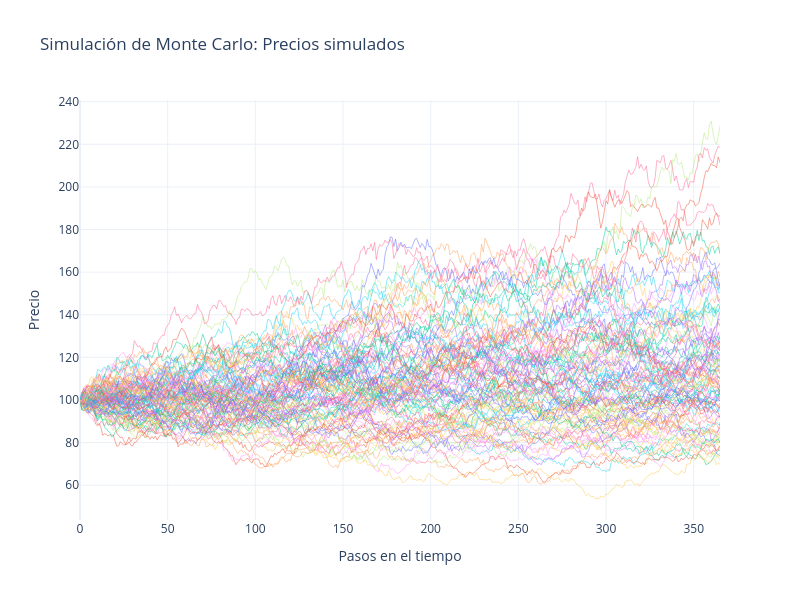

Notebook cell for this chart:
### Code cell
datos = simulated_prices

fig = go.Figure()

for i in range(int(n_simulaciones/100)):
	fig.add_trace(go.Scatter(
		x=np.arange(datos.shape[1]),
		y=datos[i],
		mode='lines',
		line=dict(width=0.5),
		name=f"Simulación {i+1}" if i < 10 else None,  # Nombrar solo las primeras 10 simulaciones
		#showlegend=i < 10  # Mostrar leyenda solo para las primeras 10
		showlegend=False
	))

# Configuración del gráfico
fig.update_layout(
	title="Simulación de Monte Carlo: Precios simulados",
	xaxis_title="Pasos en el tiempo",
	yaxis_title="Precio",
	template="plotly_white",
	legend=dict(title="Trayectorias", orientation="h", x=0.5, xanchor="center", y=-0.2),
	width=800, height=600
)

# Mostrar el gráfico
fig.show()

### Figure 1 — Plotly figure (JSON) as saved in the notebook; plotly's stock layout.template omitted (floating-point values rounded to 4 significant figures; data arrays with more than 128 entries replaced by an {"elided": "..."} marker saying what was removed)
{"data": [{"line": {"width": 0.5}, "mode": "lines", "name": "Simulación 1", "showlegend": false, "type": "scatter", "x": {"elided": "366 int values"}, "y": {"elided": "366 float values"}}, {"line": {"width": 0.5}, "mode": "lines", "name": "Simulación 2", "showlegend": false, "type": "scatter", "x": {"elided": "366 int values"}, "y": {"elided": "366 float values"}}, {"line": {"width": 0.5}, "mode": "lines", "name": "Simulación 3", "showlegend": false, "type": "scatter", "x": {"elided": "366 int values"}, "y": {"elided": "366 float values"}}, {"line": {"width": 0.5}, "mode": "lines", "name": "Simulación 4", "showlegend": false, "type": "scatter", "x": {"elided": "366 int values"}, "y": {"elided": "366 float values"}}, {"line": {"width": 0.5}, "mode": "lines", "name": "Simulación 5", "showlegend": false, "type": "scatter", "x": {"elided": "366 int values"}, "y": {"elided": "366 float values"}}, {"line": {"width": 0.5}, "mode": "lines", "name": "Simulación 6", "showlegend": false, "type": "scatter", "x": {"elided": "366 int values"}, "y": {"elided": "366 float values"}}, {"line": {"width": 0.5}, "mode": "lines", "name": "Simulación 7", "showlegend": false, "type": "scatter", "x": {"elided": "366 int values"}, "y": {"elided": "366 float values"}}, {"line": {"width": 0.5}, "mode": "lines", "name": "Simulación 8", "showlegend": false, "type": "scatter", "x": {"elided": "366 int values"}, "y": {"elided": "366 float values"}}, {"line": {"width": 0.5}, "mode": "lines", "name": "Simulación 9", "showlegend": false, "type": "scatter", "x": {"elided": "366 int values"}, "y": {"elided": "366 float values"}}, {"line": {"width": 0.5}, "mode": "lines", "name": "Simulación 10", "showlegend": false, "type": "scatter", "x": {"elided": "366 int values"}, "y": {"elided": "366 float values"}}, {"line": {"width": 0.5}, "mode": "lines", "showlegend": false, "type": "scatter", "x": {"elided": "366 int values"}, "y": {"elided": "366 float values"}}, {"line": {"width": 0.5}, "mode": "lines", "showlegend": false, "type": "scatter", "x": {"elided": "366 int values"}, "y": {"elided": "366 float values"}}, {"line": {"width": 0.5}, "mode": "lines", "showlegend": false, "type": "scatter", "x": {"elided": "366 int values"}, "y": {"elided": "366 float values"}}, {"line": {"width": 0.5}, "mode": "lines", "showlegend": false, "type": "scatter", "x": {"elided": "366 int values"}, "y": {"elided": "366 float values"}}, {"line": {"width": 0.5}, "mode": "lines", "showlegend": false, "type": "scatter", "x": {"elided": "366 int values"}, "y": {"elided": "366 float values"}}, {"line": {"width": 0.5}, "mode": "lines", "showlegend": false, "type": "scatter", "x": {"elided": "366 int values"}, "y": {"elided": "366 float values"}}, {"line": {"width": 0.5}, "mode": "lines", "showlegend": false, "type": "scatter", "x": {"elided": "366 int values"}, "y": {"elided": "366 float values"}}, {"line": {"width": 0.5}, "mode": "lines", "showlegend": false, "type": "scatter", "x": {"elided": "366 int values"}, "y": {"elided": "366 float values"}}, {"line": {"width": 0.5}, "mode": "lines", "showlegend": false, "type": "scatter", "x": {"elided": "366 int values"}, "y": {"elided": "366 float values"}}, {"line": {"width": 0.5}, "mode": "lines", "showlegend": false, "type": "scatter", "x": {"elided": "366 int values"}, "y": {"elided": "366 float values"}}, {"line": {"width": 0.5}, "mode": "lines", "showlegend": false, "type": "scatter", "x": {"elided": "366 int values"}, "y": {"elided": "366 float values"}}, {"line": {"width": 0.5}, "mode": "lines", "showlegend": false, "type": "scatter", "x": {"elided": "366 int values"}, "y": {"elided": "366 float values"}}, {"line": {"width": 0.5}, "mode": "lines", "showlegend": false, "type": "scatter", "x": {"elided": "366 int values"}, "y": {"elided": "366 float values"}}, {"line": {"width": 0.5}, "mode": "lines", "showlegend": false, "type": "scatter", "x": {"elided": "366 int values"}, "y": {"elided": "366 float values"}}, {"line": {"width": 0.5}, "mode": "lines", "showlegend": false, "type": "scatter", "x": {"elided": "366 int values"}, "y": {"elided": "366 float values"}}, {"line": {"width": 0.5}, "mode": "lines", "showlegend": false, "type": "scatter", "x": {"elided": "366 int values"}, "y": {"elided": "366 float values"}}, {"line": {"width": 0.5}, "mode": "lines", "showlegend": false, "type": "scatter", "x": {"elided": "366 int values"}, "y": {"elided": "366 float values"}}, {"line": {"width": 0.5}, "mode": "lines", "showlegend": false, "type": "scatter", "x": {"elided": "366 int values"}, "y": {"elided": "366 float values"}}, {"line": {"width": 0.5}, "mode": "lines", "showlegend": false, "type": "scatter", "x": {"elided": "366 int values"}, "y": {"elided": "366 float values"}}, {"line": {"width": 0.5}, "mode": "lines", "showlegend": false, "type": "scatter", "x": {"elided": "366 int values"}, "y": {"elided": "366 float values"}}, {"line": {"width": 0.5}, "mode": "lines", "showlegend": false, "type": "scatter", "x": {"elided": "366 int values"}, "y": {"elided": "366 float values"}}, {"line": {"width": 0.5}, "mode": "lines", "showlegend": false, "type": "scatter", "x": {"elided": "366 int values"}, "y": {"elided": "366 float values"}}, {"line": {"width": 0.5}, "mode": "lines", "showlegend": false, "type": "scatter", "x": {"elided": "366 int values"}, "y": {"elided": "366 float values"}}, {"line": {"width": 0.5}, "mode": "lines", "showlegend": false, "type": "scatter", "x": {"elided": "366 int values"}, "y": {"elided": "366 float values"}}, {"line": {"width": 0.5}, "mode": "lines", "showlegend": false, "type": "scatter", "x": {"elided": "366 int values"}, "y": {"elided": "366 float values"}}, {"line": {"width": 0.5}, "mode": "lines", "showlegend": false, "type": "scatter", "x": {"elided": "366 int values"}, "y": {"elided": "366 float values"}}, {"line": {"width": 0.5}, "mode": "lines", "showlegend": false, "type": "scatter", "x": {"elided": "366 int values"}, "y": {"elided": "366 float values"}}, {"line": {"width": 0.5}, "mode": "lines", "showlegend": false, "type": "scatter", "x": {"elided": "366 int values"}, "y": {"elided": "366 float values"}}, {"line": {"width": 0.5}, "mode": "lines", "showlegend": false, "type": "scatter", "x": {"elided": "366 int values"}, "y": {"elided": "366 float values"}}, {"line": {"width": 0.5}, "mode": "lines", "showlegend": false, "type": "scatter", "x": {"elided": "366 int values"}, "y": {"elided": "366 float values"}}, {"line": {"width": 0.5}, "mode": "lines", "showlegend": false, "type": "scatter", "x": {"elided": "366 int values"}, "y": {"elided": "366 float values"}}, {"line": {"width": 0.5}, "mode": "lines", "showlegend": false, "type": "scatter", "x": {"elided": "366 int values"}, "y": {"elided": "366 float values"}}, {"line": {"width": 0.5}, "mode": "lines", "showlegend": false, "type": "scatter", "x": {"elided": "366 int values"}, "y": {"elided": "366 float values"}}, {"line": {"width": 0.5}, "mode": "lines", "showlegend": false, "type": "scatter", "x": {"elided": "366 int values"}, "y": {"elided": "366 float values"}}, {"line": {"width": 0.5}, "mode": "lines", "showlegend": false, "type": "scatter", "x": {"elided": "366 int values"}, "y": {"elided": "366 float values"}}, {"line": {"width": 0.5}, "mode": "lines", "showlegend": false, "type": "scatter", "x": {"elided": "366 int values"}, "y": {"elided": "366 float values"}}, {"line": {"width": 0.5}, "mode": "lines", "showlegend": false, "type": "scatter", "x": {"elided": "366 int values"}, "y": {"elided": "366 float values"}}, {"line": {"width": 0.5}, "mode": "lines", "showlegend": false, "type": "scatter", "x": {"elided": "366 int values"}, "y": {"elided": "366 float values"}}, {"line": {"width": 0.5}, "mode": "lines", "showlegend": false, "type": "scatter", "x": {"elided": "366 int values"}, "y": {"elided": "366 float values"}}, {"line": {"width": 0.5}, "mode": "lines", "showlegend": false, "type": "scatter", "x": {"elided": "366 int values"}, "y": {"elided": "366 float values"}}, {"line": {"width": 0.5}, "mode": "lines", "showlegend": false, "type": "scatter", "x": {"elided": "366 int values"}, "y": {"elided": "366 float values"}}, {"line": {"width": 0.5}, "mode": "lines", "showlegend": false, "type": "scatter", "x": {"elided": "366 int values"}, "y": {"elided": "366 float values"}}, {"line": {"width": 0.5}, "mode": "lines", "showlegend": false, "type": "scatter", "x": {"elided": "366 int values"}, "y": {"elided": "366 float values"}}, {"line": {"width": 0.5}, "mode": "lines", "showlegend": false, "type": "scatter", "x": {"elided": "366 int values"}, "y": {"elided": "366 float values"}}, {"line": {"width": 0.5}, "mode": "lines", "showlegend": false, "type": "scatter", "x": {"elided": "366 int values"}, "y": {"elided": "366 float values"}}, {"line": {"width": 0.5}, "mode": "lines", "showlegend": false, "type": "scatter", "x": {"elided": "366 int values"}, "y": {"elided": "366 float values"}}, {"line": {"width": 0.5}, "mode": "lines", "showlegend": false, "type": "scatter", "x": {"elided": "366 int values"}, "y": {"elided": "366 float values"}}, {"line": {"width": 0.5}, "mode": "lines", "showlegend": false, "type": "scatter", "x": {"elided": "366 int values"}, "y": {"elided": "366 float values"}}, {"line": {"width": 0.5}, "mode": "lines", "showlegend": false, "type": "scatter", "x": {"elided": "366 int values"}, "y": {"elided": "366 float values"}}, {"line": {"width": 0.5}, "mode": "lines", "showlegend": false, "type": "scatter", "x": {"elided": "366 int values"}, "y": {"elided": "366 float values"}}, {"line": {"width": 0.5}, "mode": "lines", "showlegend": false, "type": "scatter", "x": {"elided": "366 int values"}, "y": {"elided": "366 float values"}}, {"line": {"width": 0.5}, "mode": "lines", "showlegend": false, "type": "scatter", "x": {"elided": "366 int values"}, "y": {"elided": "366 float values"}}, {"line": {"width": 0.5}, "mode": "lines", "showlegend": false, "type": "scatter", "x": {"elided": "366 int values"}, "y": {"elided": "366 float values"}}, {"line": {"width": 0.5}, "mode": "lines", "showlegend": false, "type": "scatter", "x": {"elided": "366 int values"}, "y": {"elided": "366 float values"}}, {"line": {"width": 0.5}, "mode": "lines", "showlegend": false, "type": "scatter", "x": {"elided": "366 int values"}, "y": {"elided": "366 float values"}}, {"line": {"width": 0.5}, "mode": "lines", "showlegend": false, "type": "scatter", "x": {"elided": "366 int values"}, "y": {"elided": "366 float values"}}, {"line": {"width": 0.5}, "mode": "lines", "showlegend": false, "type": "scatter", "x": {"elided": "366 int values"}, "y": {"elided": "366 float values"}}, {"line": {"width": 0.5}, "mode": "lines", "showlegend": false, "type": "scatter", "x": {"elided": "366 int values"}, "y": {"elided": "366 float values"}}, {"line": {"width": 0.5}, "mode": "lines", "showlegend": false, "type": "scatter", "x": {"elided": "366 int values"}, "y": {"elided": "366 float values"}}, {"line": {"width": 0.5}, "mode": "lines", "showlegend": false, "type": "scatter", "x": {"elided": "366 int values"}, "y": {"elided": "366 float values"}}, {"line": {"width": 0.5}, "mode": "lines", "showlegend": false, "type": "scatter", "x": {"elided": "366 int values"}, "y": {"elided": "366 float values"}}, {"line": {"width": 0.5}, "mode": "lines", "showlegend": false, "type": "scatter", "x": {"elided": "366 int values"}, "y": {"elided": "366 float values"}}, {"line": {"width": 0.5}, "mode": "lines", "showlegend": false, "type": "scatter", "x": {"elided": "366 int values"}, "y": {"elided": "366 float values"}}, {"line": {"width": 0.5}, "mode": "lines", "showlegend": false, "type": "scatter", "x": {"elided": "366 int values"}, "y": {"elided": "366 float values"}}, {"line": {"width": 0.5}, "mode": "lines", "showlegend": false, "type": "scatter", "x": {"elided": "366 int values"}, "y": {"elided": "366 float values"}}, {"line": {"width": 0.5}, "mode": "lines", "showlegend": false, "type": "scatter", "x": {"elided": "366 int values"}, "y": {"elided": "366 float values"}}, {"line": {"width": 0.5}, "mode": "lines", "showlegend": false, "type": "scatter", "x": {"elided": "366 int values"}, "y": {"elided": "366 float values"}}, {"line": {"width": 0.5}, "mode": "lines", "showlegend": false, "type": "scatter", "x": {"elided": "366 int values"}, "y": {"elided": "366 float values"}}, {"line": {"width": 0.5}, "mode": "lines", "showlegend": false, "type": "scatter", "x": {"elided": "366 int values"}, "y": {"elided": "366 float values"}}, {"line": {"width": 0.5}, "mode": "lines", "showlegend": false, "type": "scatter", "x": {"elided": "366 int values"}, "y": {"elided": "366 float values"}}, {"line": {"width": 0.5}, "mode": "lines", "showlegend": false, "type": "scatter", "x": {"elided": "366 int values"}, "y": {"elided": "366 float values"}}, {"line": {"width": 0.5}, "mode": "lines", "showlegend": false, "type": "scatter", "x": {"elided": "366 int values"}, "y": {"elided": "366 float values"}}, {"line": {"width": 0.5}, "mode": "lines", "showlegend": false, "type": "scatter", "x": {"elided": "366 int values"}, "y": {"elided": "366 float values"}}, {"line": {"width": 0.5}, "mode": "lines", "showlegend": false, "type": "scatter", "x": {"elided": "366 int values"}, "y": {"elided": "366 float values"}}, {"line": {"width": 0.5}, "mode": "lines", "showlegend": false, "type": "scatter", "x": {"elided": "366 int values"}, "y": {"elided": "366 float values"}}, {"line": {"width": 0.5}, "mode": "lines", "showlegend": false, "type": "scatter", "x": {"elided": "366 int values"}, "y": {"elided": "366 float values"}}, {"line": {"width": 0.5}, "mode": "lines", "showlegend": false, "type": "scatter", "x": {"elided": "366 int values"}, "y": {"elided": "366 float values"}}, {"line": {"width": 0.5}, "mode": "lines", "showlegend": false, "type": "scatter", "x": {"elided": "366 int values"}, "y": {"elided": "366 float values"}}, {"line": {"width": 0.5}, "mode": "lines", "showlegend": false, "type": "scatter", "x": {"elided": "366 int values"}, "y": {"elided": "366 float values"}}, {"line": {"width": 0.5}, "mode": "lines", "showlegend": false, "type": "scatter", "x": {"elided": "366 int values"}, "y": {"elided": "366 float values"}}, {"line": {"width": 0.5}, "mode": "lines", "showlegend": false, "type": "scatter", "x": {"elided": "366 int values"}, "y": {"elided": "366 float values"}}, {"line": {"width": 0.5}, "mode": "lines", "showlegend": false, "type": "scatter", "x": {"elided": "366 int values"}, "y": {"elided": "366 float values"}}, {"line": {"width": 0.5}, "mode": "lines", "showlegend": false, "type": "scatter", "x": {"elided": "366 int values"}, "y": {"elided": "366 float values"}}, {"line": {"width": 0.5}, "mode": "lines", "showlegend": false, "type": "scatter", "x": {"elided": "366 int values"}, "y": {"elided": "366 float values"}}, {"line": {"width": 0.5}, "mode": "lines", "showlegend": false, "type": "scatter", "x": {"elided": "366 int values"}, "y": {"elided": "366 float values"}}, {"line": {"width": 0.5}, "mode": "lines", "showlegend": false, "type": "scatter", "x": {"elided": "366 int values"}, "y": {"elided": "366 float values"}}, {"line": {"width": 0.5}, "mode": "lines", "showlegend": false, "type": "scatter", "x": {"elided": "366 int values"}, "y": {"elided": "366 float values"}}, {"line": {"width": 0.5}, "mode": "lines", "showlegend": false, "type": "scatter", "x": {"elided": "366 int values"}, "y": {"elided": "366 float values"}}, {"line": {"width": 0.5}, "mode": "lines", "showlegend": false, "type": "scatter", "x": {"elided": "366 int values"}, "y": {"elided": "366 float values"}}, {"line": {"width": 0.5}, "mode": "lines", "showlegend": false, "type": "scatter", "x": {"elided": "366 int values"}, "y": {"elided": "366 float values"}}], "layout": {"height": 600, "legend": {"orientation": "h", "title": {"text": "Trayectorias"}, "x": 0.5, "xanchor": "center", "y": -0.2}, "title": {"text": "Simulación de Monte Carlo: Precios simulados"}, "width": 800, "xaxis": {"title": {"text": "Pasos en el tiempo"}}, "yaxis": {"title": {"text": "Precio"}}}}
